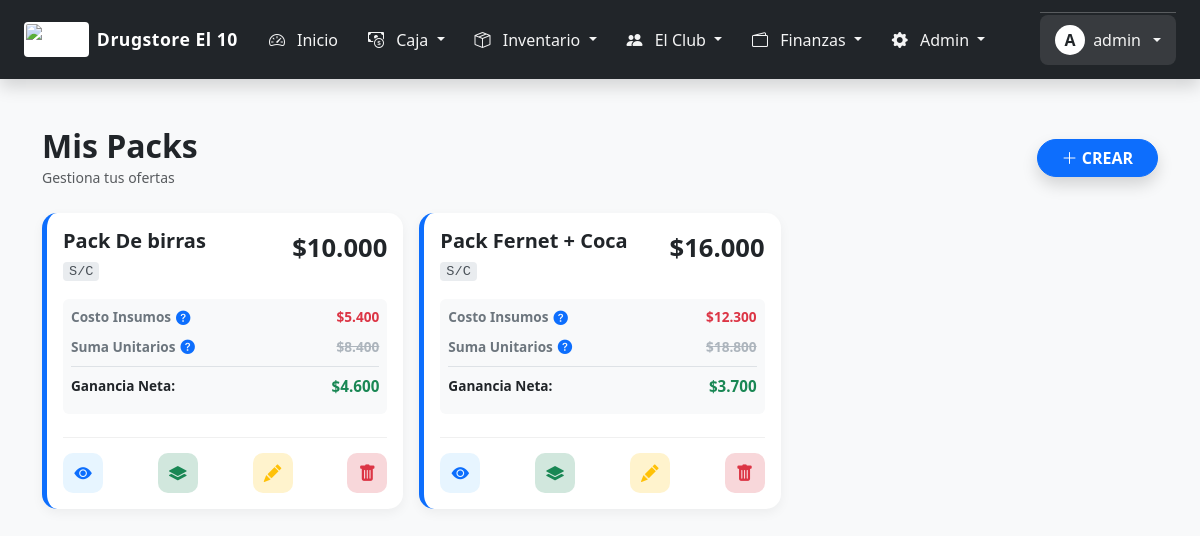
Page /combos.php (signed in) on the committed database.
### tables this page shows
CREATE TABLE `combos` (
  `id` int(11) NOT NULL,
  `nombre` varchar(100) DEFAULT NULL,
  `precio` decimal(10,2) DEFAULT NULL,
  `codigo_barras` varchar(50) DEFAULT NULL,
  `activo` tinyint(1) DEFAULT 1
);

### combos.php (the view, shortened to what this page needs)
<?php
require_once 'includes/db.php';
$combos = $conexion->query("SELECT * FROM combos WHERE activo=1 ORDER BY id DESC")->fetchAll(PDO::FETCH_ASSOC);
$recetas_data = [];
foreach($combos as $c) {
    $items = $conexion->query("SELECT ci.id, ci.cantidad, p.descripcion, p.precio_costo, p.precio_venta
                               FROM combo_items ci
                               JOIN productos p ON ci.id_producto = p.id
                               WHERE ci.id_combo = ".$c['id'])->fetchAll(PDO::FETCH_ASSOC);
    $costo_total = 0;
    $precio_regular_total = 0;
    foreach($items as $i) {
        $costo_total += ($i['precio_costo'] * $i['cantidad']);
        $precio_regular_total += ($i['precio_venta'] * $i['cantidad']);
    }
    $recetas_data[$c['id']] = [
        'items' => $items,
        'costo' => $costo_total,
        'precio_regular' => $precio_regular_total,
        'ganancia' => $c['precio'] - $costo_total
    ];
}
?>
<!DOCTYPE html>
<html lang="es">
<head>
    <link href="https://cdn.jsdelivr.net/npm/bootstrap@5.3.0/dist/css/bootstrap.min.css" rel="stylesheet">
    <link rel="stylesheet" href="https://cdn.jsdelivr.net/npm/bootstrap-icons@1.10.0/font/bootstrap-icons.css">
    <link href="https://cdn.jsdelivr.net/npm/select2@4.1.0-rc.0/dist/css/select2.min.css" rel="stylesheet" />
    <link rel="stylesheet" href="https://cdn.jsdelivr.net/npm/select2-bootstrap-5-theme@1.3.0/dist/select2-bootstrap-5-theme.min.css" />
</head>
<body>
    <?php include 'includes/menu.php'; ?>
    <div class="container pt-4">
        <div class="d-flex justify-content-between align-items-center mb-4">
            <div>
                <h2 class="fw-bold m-0 text-dark">Mis Packs</h2>
                <small class="text-muted">Gestiona tus ofertas</small>
            </div>
            <button class="btn btn-primary rounded-pill px-4 fw-bold shadow" data-bs-toggle="modal" data-bs-target="#modalCrear">
                <i class="bi bi-plus-lg"></i> CREAR
            </button>
        </div>
        <div class="row g-3">
            <?php foreach($combos as $c):
                $data = $recetas_data[$c['id']] ?? ['items'=>[], 'ganancia'=>0, 'costo'=>0, 'precio_regular'=>0];
            ?>
            <div class="col-12 col-md-6 col-lg-4">
                <div class="card-combo p-3 h-100 d-flex flex-column justify-content-between">
                    <div>
                        <div class="d-flex justify-content-between align-items-start mb-3">
                            <div style="overflow: hidden;">
                                <h5 class="fw-bold mb-1 text-dark text-truncate"><?php echo $c['nombre']; ?></h5>
                                <span class="combo-code"><?php echo $c['codigo_barras'] ?: 'S/C'; ?></span>
                            </div>
                            <div class="text-end">
                                <div class="combo-price">$<?php echo number_format($c['precio'],0,',','.'); ?></div>
                            </div>
                        </div>
                        <div class="bg-light rounded p-2 mb-2">
                            <div class="data-row">
                                <span class="label-data">
                                    Costo Insumos
                                    <i class="bi bi-question-circle-fill btn-help" onclick='explicarCosto(<?php echo $c['id']; ?>, "<?php echo htmlspecialchars($c['nombre']); ?>")'></i>
                                </span>
                                <span class="val-data val-costo">$<?php echo number_format($data['costo'], 0, ',', '.'); ?></span>
                            </div>
                            <div class="data-row">
                                <span class="label-data">
                                    Suma Unitarios
                                    <i class="bi bi-question-circle-fill btn-help" onclick='explicarRegular(<?php echo $c['id']; ?>, "<?php echo htmlspecialchars($c['nombre']); ?>")'></i>
                                </span>
                                <span class="val-data val-regular">$<?php echo number_format($data['precio_regular'], 0, ',', '.'); ?></span>
                            </div>
                            <div class="data-row border-top pt-2 mt-1">
                                <span class="label-data text-dark">Ganancia Neta:</span>
                                <span class="val-data val-ganancia">$<?php echo number_format($data['ganancia'], 0, ',', '.'); ?></span>
                            </div>
                        </div>
                    </div>
                    <div class="action-bar">
                        <button class="btn-icon btn-view" onclick='verDetalle(<?php echo $c['id']; ?>, "<?php echo htmlspecialchars($c['nombre']); ?>")' title="Ver Contenido">
                            <i class="bi bi-eye-fill"></i>
                        </button>
                        <button class="btn-icon btn-build" onclick='armarReceta(<?php echo $c['id']; ?>, "<?php echo htmlspecialchars($c['nombre']); ?>")' title="Agregar Productos">
                            <i class="bi bi-layers-fill"></i>
                        </button>
                        <button class="btn-icon btn-edit" onclick='editarPack(<?php echo $c['id']; ?>, "<?php echo htmlspecialchars($c['nombre']); ?>", "<?php echo $c['precio']; ?>")' title="Editar Nombre/Precio">
                            <i class="bi bi-pencil-fill"></i>
                        </button>
                        <button class="btn-icon btn-del" onclick="borrarPack(<?php echo $c['id']; ?>)" title="Eliminar">
                            <i class="bi bi-trash-fill"></i>
                        </button>
                    </div>
                </div>
            </div>
            <?php endforeach; ?>
        </div>
    </div>
</body>
</html>

### combos.php (style rules this page uses)
body { background-color: #f8f9fa; font-family: 'Segoe UI', sans-serif; padding-bottom: 100px; }
.card-combo { border: none; border-radius: 15px; background: white; box-shadow: 0 4px 12px rgba(0,0,0,0.05); transition: transform 0.2s; position: relative; overflow: hidden; border-left: 5px solid #0d6efd; }
.combo-price { font-size: 1.6rem; font-weight: 800; color: #212529; }
.combo-code { font-family: monospace; font-size: 0.85rem; background: #e9ecef; padding: 2px 6px; border-radius: 4px; color: #495057; }
.action-bar { display: flex; justify-content: space-between; border-top: 1px solid #f0f0f0; padding-top: 15px; margin-top: 15px; }
.btn-icon { width: 40px; height: 40px; border-radius: 10px; display: flex; align-items: center; justify-content: center; border: none; font-size: 1.1rem; transition: background 0.2s; }
.btn-view { background: #e7f5ff; color: #0d6efd; }
.btn-edit { background: #fff3cd; color: #ffc107; }
.btn-build { background: #d1e7dd; color: #198754; }
.btn-del { background: #f8d7da; color: #dc3545; }
.data-row { display: flex; justify-content: space-between; align-items: center; font-size: 0.85rem; margin-bottom: 8px; }
.label-data { color: #6c757d; font-weight: 600; display: flex; align-items: center; gap: 5px; }
.val-data { font-weight: 700; }
.val-costo { color: #dc3545; }
.val-regular { text-decoration: line-through; color: #adb5bd; }
.val-ganancia { color: #198754; font-size: 0.95rem; }
.btn-help { cursor: pointer; color: #0d6efd; font-size: 0.9rem; transition: transform 0.2s; }

### rows in the picture
combos: nombre "Pack De birras", codigo_barras "S/C", precio "10.000", id "5.400", id "8.400", id "4.600"
combos: nombre "Pack Fernet + Coca", codigo_barras "S/C", precio "16.000", id "12.300", id "18.800", id "3.700"

### other values in the picture
$nombre_negocio "Drugstore El 10"
substr($_SESSION['usuario'] ?? 'U', 0, 1) "A"
$_SESSION['usuario'] "admin"
